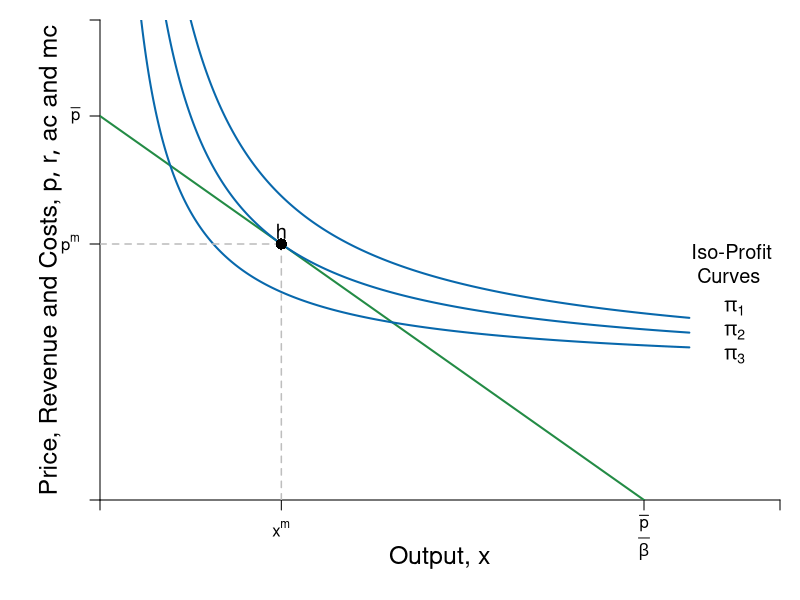

This figure's R source:
#Graph Designer: Simon Halliday + Scott Cohn
#Authors: Bowles and Halliday
#Title: Coordination, Conflict and Competition: A Text in Microeconomics

require(shape)
pdf(file = "firmmarketsupply/isoprofit_monopoly_profits.pdf", width = 9, height = 7)

#Set parameters for graphics
axislabelsize <- 1.5
labelsize <- 1.2
graphlinewidth <- 2
segmentlinewidth <- 1.5

COL <- c("#7fc97f", "#beaed4", "#fdc086", "#ffff99", "#386cb0", "#f0027f", "#bf5b17", "#666666")
COLA <- c("#e0f3db", "#99d8c9","#66c2a4","#41ae76", "#238b45", "#005824")
COLB <- c("#c6dbef", "#4eb3d3", "#2b8cbe", "#0868ac","#084081")

#Edited the margins to cater for the larger LHS labels
par(mar =  c(5, 5, 1, 1))

AvgRevenue <- function(x, rmax = 12, xmax = 12){
  rmax - (rmax/xmax)*x
}

MRevenue <- function(x, rmax = 12, xmax = 12){
  rmax - 2*(rmax/xmax)*x
}

AvgCost <- function(x, c0 = 2, c1 = 4){
  c0/x + c1
}

# From CORE
IsoProf <- function(x, k = 0, c0 = 2, c1 = 4){
  AvgCost(x) + k/x
}

xlims <- c(0, 15)
ylims <- c(0, 15)

npts <- 501 
x <- seq(xlims[1], xlims[2], length.out = npts)
y <- seq(ylims[1], ylims[2], length.out = npts) 
a <- c(13, 16.75, 19.25)

plot(0, 0, xlim = xlims, ylim = ylims, type = "n",
     xlab = expression(paste("")),
     ylab = expression(paste("")), 
     xaxt = "n", 
     yaxt = "n", 
     cex.lab = axislabelsize, 
     bty = "n",
     xaxs="i", 
     yaxs="i")

# ticksy <- seq(from = ylims[1], to = ylims[2], by = 1)
# ylabels <- seq(from = ylims[1], to = ylims[2], by = 1)
# ticksx <- seq(from = xlims[1], to = xlims[2], by = 1)
# xlabels <- seq(from = xlims[1], to = xlims[2], by = 1)
ticksy <- c(0, AvgRevenue(x = 4), 12, ylims[2])
ylabels <- c(NA, expression(paste(p^{m})), expression(paste(bar(p))), NA)
ticksx <- c(0, 4, 12, xlims[2])
xlabels <- c(NA, expression(paste(x^{m})),  expression(paste(frac(bar(p),beta))), NA)

#Draw the polygon for feasible
# xpoly1 <- c(0, 0, 12, 0)
# ypoly1 <- c(0, 12, 0, 0)
# polygon(x = xpoly1, y = ypoly1, col=COLA[1], density=NULL, border = NA)

#Draw the polygon for infeasible
# xpoly2 <- c(0, 0, xlims[2], xlims[2], 12, 0)
# ypoly2 <- c(12, ylims[2], ylims[2], 0, 0, 12)
# polygon(x = xpoly2, y = ypoly2, col=COLB[1], density=NULL, border = NA)


axis(1, at = ticksx, pos = 0, labels = FALSE)
text(x = c(0, 4, 12, xlims[2]), par("usr")[3] - 0.4, labels = xlabels, srt = 0, pos = 1, xpd = TRUE)
axis(2, at = ticksy, pos = 0, labels = ylabels, las = 1)

npts <- 500 
xx1 <- seq(xlims[1], xlims[2], length.out = npts)
xx2 <- seq(xlims[1], xlims[2] - 2, length.out = npts)
xx3 <- seq(2, 6, length.out = npts)

lines(xx1, AvgRevenue(xx1, rmax = 12, xmax = 12), col = COLA[5], lwd = graphlinewidth)
#lines(xx1, MRevenue(xx1, rmax = 12, xmax = 12), col = COLB[4], lwd = graphlinewidth)
lines(xx2, IsoProf(xx2, k = 14), col = COLB[4], lwd = graphlinewidth)

# Iso Prof --- Too high/too low
lines(xx2, IsoProf(xx2, k = 8), col = COLB[4], lwd = graphlinewidth)
lines(xx2, IsoProf(xx2, k = 20), col = COLB[4], lwd = graphlinewidth)

#Label the axes
text(0.5*(xlims[2]), -1.8, expression(paste("Output, ", x)), xpd = TRUE, cex = axislabelsize) 
#mtext(expression(paste("Quantity of output, ", x)), side=1, line = 2.5, cex = axislabelsize)
text(-1.1, 0.5*ylims[2], expression(paste("Price, Revenue and Costs, ", list(p, r, ac), " and ", mc)), xpd = TRUE, cex = axislabelsize, srt = 90) 

#Label curves
text(xlims[2] - 1, 7, expression(paste("Iso-Profit \n Curves")), cex = labelsize)
# text(10.5, 3.5, expression(paste(ac(x) == mc(x))), cex = labelsize)
# text(10.5, 2.5, expression(paste(p(x))), cex = labelsize)
# text(5.8, 2.8, expression(paste(mr(x))), cex = labelsize)

text(xlims[2] - 1, 6, expression(paste(pi[1])), cex = labelsize)
text(xlims[2] - 1, 5.25, expression(paste(pi[2])), cex = labelsize)
text(xlims[2] - 1, 4.5, expression(paste(pi[3])), cex = labelsize)

#Draw segments for total costs
segments(0, AvgRevenue(x = 4), 4, AvgRevenue(x = 4), lty = 2, col = "gray" , lwd = segmentlinewidth)
segments(4, 0, 4, AvgRevenue(x = 4), lty = 2, col = "gray" , lwd = segmentlinewidth)

#marginal cost
#segments(0, 4, xlims[2], 4, lty = 1, col = COLA[5] , lwd = graphlinewidth)

#Label Points for comparison
# points(4, MRevenue(x = 4), pch = 16, col = "black", cex = 1.5)
# text(3.8, MRevenue(x = 4) - 0.4, expression(i), cex = labelsize)
# 
# 
points(4, AvgRevenue(x = 4), pch = 16, col = "black", cex = 1.5)
text(4, AvgRevenue(x = 4) + 0.4, expression("h"), cex = labelsize)

# text(2, 2, expression("Feasible"), cex = labelsize)
# text(12, 12, expression("Infeasible"), cex = labelsize)




dev.off()
